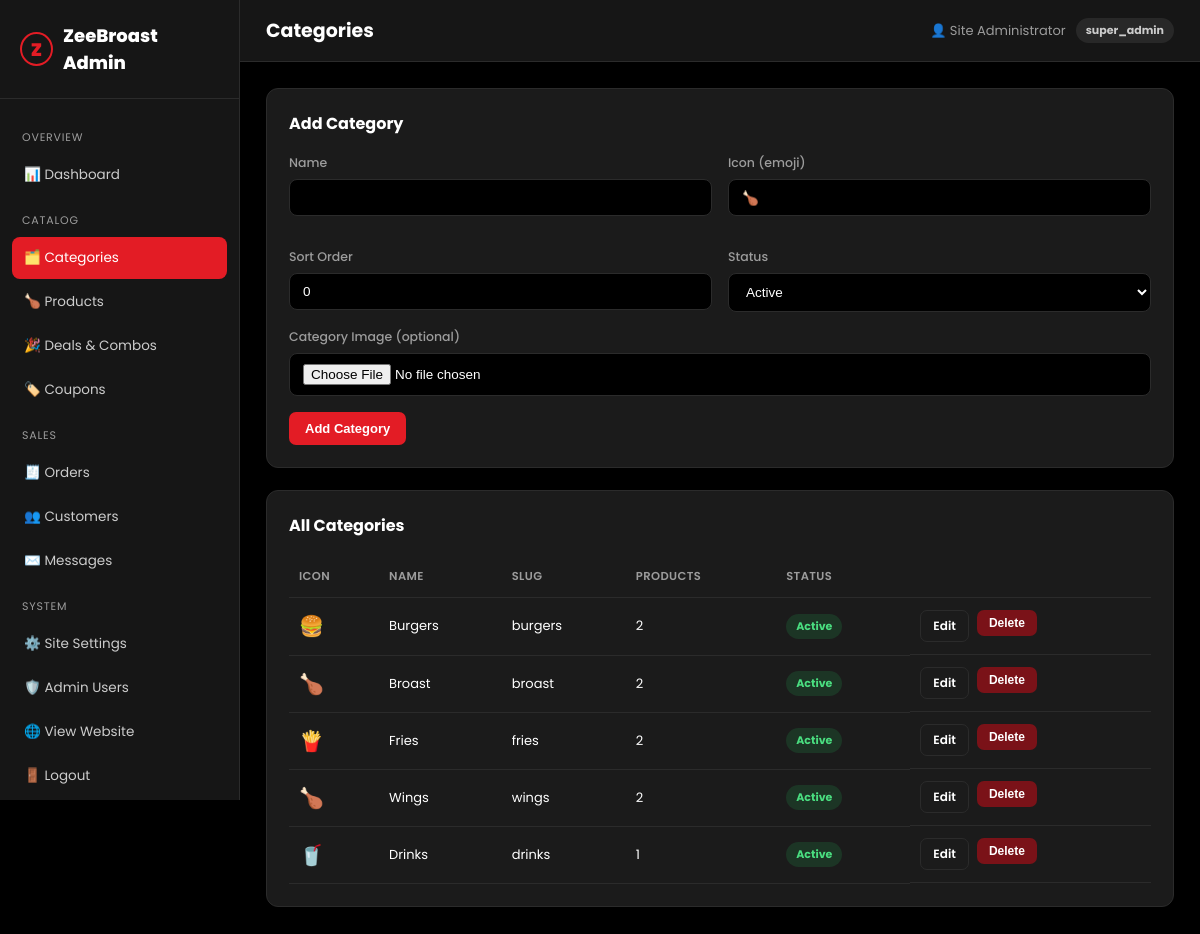
Screenshot of /admin/categories.php (signed in) with the database file from the repository.
### tables this page shows
CREATE TABLE `categories` (
  `id` INT UNSIGNED NOT NULL AUTO_INCREMENT,
  `name` VARCHAR(100) NOT NULL,
  `slug` VARCHAR(120) NOT NULL,
  `icon` VARCHAR(60) NULL COMMENT 'emoji or icon class used as visual placeholder',
  `image` VARCHAR(255) NULL,
  `sort_order` INT NOT NULL DEFAULT 0,
  `status` ENUM('active','inactive') NOT NULL DEFAULT 'active',
  `created_at` TIMESTAMP NOT NULL DEFAULT CURRENT_TIMESTAMP,
  PRIMARY KEY (`id`),
  UNIQUE KEY `uq_category_slug` (`slug`)
);

### includes/functions.php (called while the page is built, shortened)
<?php
function e(?string $value): string
{
    return htmlspecialchars($value ?? '', ENT_QUOTES, 'UTF-8');
}
function base_url(string $path = ''): string
{
    return BASE_URL . '/' . ltrim($path, '/');
}
function is_admin_logged_in(): bool
{
    return !empty($_SESSION['admin_id']);
}
function current_admin(): ?array
{
    static $admin = null;
    if ($admin === null) {
        $stmt = db()->prepare('SELECT id, full_name, email, role FROM admin_users WHERE id = ?');
        $stmt->execute([$_SESSION['admin_id']]);
        $admin = $stmt->fetch() ?: null;
    }
    return $admin;
}

### config/database.php (called while the page is built, shortened)
<?php
function db(): PDO
{
    static $pdo = null;
    if ($pdo === null) {
        $dsn = 'mysql:host=' . DB_HOST . ';dbname=' . DB_NAME . ';charset=' . DB_CHARSET;
        $options = [
            PDO::ATTR_ERRMODE            => PDO::ERRMODE_EXCEPTION,
            PDO::ATTR_DEFAULT_FETCH_MODE => PDO::FETCH_ASSOC,
            PDO::ATTR_EMULATE_PREPARES   => false,
        ];
        try {
            $pdo = new PDO($dsn, DB_USER, DB_PASS, $options);
        } catch (PDOException $e) {
            die('Database connection failed. Please try again later.');
        }
    }
    return $pdo;
}

### admin/categories.php (the view, shortened to what this page needs)
<?php
$admin_page_title = 'Categories';
$active_admin = 'categories';
$pdo = db();
$editing = null;
$categories = $pdo->query('SELECT c.*, (SELECT COUNT(*) FROM products p WHERE p.category_id = c.id) AS product_count FROM categories c ORDER BY sort_order')->fetchAll();
require_once __DIR__ . '/includes/header.php';
?>
<div class="panel">
  <div class="panel-head"><h2><?= $editing ? 'Edit Category' : 'Add Category' ?></h2></div>
  <form method="post" enctype="multipart/form-data">
    <div class="form-grid">
      <div class="form-group"><label>Name</label><input class="form-control" name="name" value="<?= e($editing['name'] ?? '') ?>" required></div>
      <div class="form-group"><label>Icon (emoji)</label><input class="form-control" name="icon" value="<?= e($editing['icon'] ?? '🍗') ?>"></div>
      <div class="form-group"><label>Sort Order</label><input class="form-control" type="number" name="sort_order" value="<?= (int)($editing['sort_order'] ?? 0) ?>"></div>
      <div class="form-group"><label>Status</label>
        <select class="form-control" name="status">
          <option value="active" <?= ($editing['status'] ?? 'active') === 'active' ? 'selected' : '' ?>>Active</option>
        </select>
      </div>
    </div>
    <div class="form-group">
      <label>Category Image (optional)</label>
      <input class="form-control" type="file" name="image" accept="image/*">
    </div>
    <button type="submit" class="btn btn-primary"><?= $editing ? 'Update Category' : 'Add Category' ?></button>
  </form>
</div>
<div class="panel">
  <div class="panel-head"><h2>All Categories</h2></div>
  <table>
    <thead><tr><th>Icon</th><th>Name</th><th>Slug</th><th>Products</th><th>Status</th><th></th></tr></thead>
    <tbody>
      <?php foreach ($categories as $cat): ?>
      <tr>
        <td style="font-size:20px"><?= e($cat['icon']) ?></td>
        <td><?= e($cat['name']) ?></td>
        <td><?= e($cat['slug']) ?></td>
        <td><?= (int)$cat['product_count'] ?></td>
        <td><span class="badge <?= $cat['status'] === 'active' ? 'badge-green' : 'badge-gray' ?>"><?= e(ucfirst($cat['status'])) ?></span></td>
        <td style="display:flex;gap:8px">
          <a href="<?= base_url('admin/categories.php?edit=' . (int)$cat['id']) ?>" class="btn btn-outline btn-sm">Edit</a>
          <form method="post" onsubmit="return confirm('Delete this category and all its products?');">
            <button type="submit" class="btn btn-danger btn-sm">Delete</button>
          </form>
        </td>
      </tr>
      <?php endforeach; ?>
    </tbody>
  </table>
</div>
<?php require_once __DIR__ . '/includes/footer.php'; ?>

### admin/includes/header.php (shortened to what this page needs)
<?php
$admin = current_admin();
$active_admin = $active_admin ?? '';
?>
<!DOCTYPE html>
<html lang="en">
<head>
<link rel="stylesheet" href="<?= base_url('admin/assets/css/admin.css') ?>">
</head>
<body>
<aside class="admin-sidebar">
  <div class="brand"><span class="mark">Z</span> ZeeBroast Admin</div>
  <nav>
    <div class="group-label">Overview</div>
    <a href="<?= base_url('admin/index.php') ?>" class="<?= $active_admin === 'dashboard' ? 'active' : '' ?>">📊 Dashboard</a>
    <div class="group-label">Catalog</div>
    <a href="<?= base_url('admin/categories.php') ?>" class="<?= $active_admin === 'categories' ? 'active' : '' ?>">🗂️ Categories</a>
    <a href="<?= base_url('admin/products.php') ?>" class="<?= $active_admin === 'products' ? 'active' : '' ?>">🍗 Products</a>
    <a href="<?= base_url('admin/deals.php') ?>" class="<?= $active_admin === 'deals' ? 'active' : '' ?>">🎉 Deals &amp; Combos</a>
    <a href="<?= base_url('admin/coupons.php') ?>" class="<?= $active_admin === 'coupons' ? 'active' : '' ?>">🏷️ Coupons</a>
    <div class="group-label">Sales</div>
    <a href="<?= base_url('admin/orders.php') ?>" class="<?= $active_admin === 'orders' ? 'active' : '' ?>">🧾 Orders</a>
    <a href="<?= base_url('admin/customers.php') ?>" class="<?= $active_admin === 'customers' ? 'active' : '' ?>">👥 Customers</a>
    <a href="<?= base_url('admin/messages.php') ?>" class="<?= $active_admin === 'messages' ? 'active' : '' ?>">✉️ Messages</a>
    <div class="group-label">System</div>
    <a href="<?= base_url('admin/settings.php') ?>" class="<?= $active_admin === 'settings' ? 'active' : '' ?>">⚙️ Site Settings</a>
    <a href="<?= base_url('admin/admin-users.php') ?>" class="<?= $active_admin === 'admin-users' ? 'active' : '' ?>">🛡️ Admin Users</a>
    <a href="<?= base_url('index.php') ?>" target="_blank">🌐 View Website</a>
    <a href="<?= base_url('admin/logout.php') ?>">🚪 Logout</a>
  </nav>
</aside>
<div class="admin-main">
  <div class="admin-topbar">
    <h1><?= e($admin_page_title ?? 'Dashboard') ?></h1>
    <div class="admin-user">👤 <?= e($admin['full_name'] ?? '') ?> <span class="badge badge-gray"><?= e($admin['role'] ?? '') ?></span></div>
  </div>
  <div class="admin-content">

### admin/assets/css/admin.css (style rules this page uses)
:root { --bg: #000000; --panel: #161616; --card: #1b1b1b; --border: #2b2b2b; --red: #e31c25; --red-dark: #b7141b; --text: #fff; --muted: #9c9c9c; --radius: 12px; }
* { box-sizing: border-box; margin: 0; padding: 0; }
body { font-family: 'Poppins', sans-serif; background: #000000; color: var(--text); font-size: 14px; display: flex; min-height: 100vh; }
a { text-decoration: none; color: inherit; }
.admin-sidebar { width: 240px; background: var(--panel); border-right: 1px solid var(--border); position: sticky; top: 0; height: 100vh; overflow-y: auto; flex: none; }
.admin-sidebar .brand { padding: 22px 20px; display: flex; align-items: center; gap: 10px; font-weight: 800; font-size: 18px; border-bottom: 1px solid var(--border); }
.admin-sidebar .brand .mark { width: 34px; height: 34px; border-radius: 50%; border: 2px solid var(--red); display: flex; align-items: center; justify-content: center; color: var(--red); font-weight: 900; }
.admin-sidebar nav { padding: 16px 12px; }
.admin-sidebar nav .group-label { font-size: 11px; text-transform: uppercase; letter-spacing: .8px; color: var(--muted); padding: 14px 10px 8px; }
.admin-sidebar nav a { display: flex; align-items: center; gap: 10px; padding: 11px 12px; border-radius: 8px; font-size: 13.5px; color: #ccc; margin-bottom: 2px; }
.admin-sidebar nav a.active { background: var(--red); color: #fff; }
.admin-main { flex: 1; min-width: 0; }
.admin-topbar { display: flex; align-items: center; justify-content: space-between; padding: 16px 26px; border-bottom: 1px solid var(--border); background: var(--panel); }
.admin-topbar h1 { font-size: 19px; font-weight: 700; }
.admin-user { display: flex; align-items: center; gap: 10px; font-size: 13px; color: var(--muted); }
.admin-content { padding: 26px; }
.panel { background: var(--card); border: 1px solid var(--border); border-radius: var(--radius); padding: 22px; margin-bottom: 22px; }
.panel-head { display: flex; align-items: center; justify-content: space-between; margin-bottom: 18px; }
.panel-head h2 { font-size: 16px; font-weight: 700; }
table { width: 100%; border-collapse: collapse; }
th, td { text-align: left; padding: 12px 10px; font-size: 13px; border-bottom: 1px solid var(--border); }
th { color: var(--muted); font-weight: 600; font-size: 11.5px; text-transform: uppercase; letter-spacing: .4px; }
.btn { display: inline-flex; align-items: center; gap: 6px; padding: 9px 16px; border-radius: 7px; font-weight: 600; font-size: 13px; border: none; cursor: pointer; }
.btn-primary { background: var(--red); color: #fff; }
.btn-outline { background: transparent; border: 1px solid var(--border); color: #fff; }
.btn-sm { padding: 6px 12px; font-size: 12px; }
.btn-danger { background: #7a1218; color: #fff; }
.badge { display: inline-flex; padding: 4px 10px; border-radius: 20px; font-size: 11px; font-weight: 700; }
.badge-green { background: rgba(34,197,94,.15); color: #4ade80; }
.badge-gray { background: rgba(255,255,255,.08); color: #ccc; }
.form-group { margin-bottom: 16px; }
.form-group label { display: block; font-size: 12.5px; color: var(--muted); margin-bottom: 7px; font-weight: 500; }
.form-control, select.form-control, textarea.form-control { width: 100%; background: var(--bg); border: 1px solid var(--border); border-radius: 8px; padding: 10px 13px; color: #fff; font-size: 13.5px; }
.form-grid { display: grid; grid-template-columns: 1fr 1fr; gap: 16px; }

### rows the page displays
categories: icon "🍔", name "Burgers", slug "burgers", product_count "2", status "Active"
categories: icon "🍗", name "Broast", slug "broast", product_count "2", status "Active"
categories: icon "🍟", name "Fries", slug "fries", product_count "2", status "Active"
categories: icon "🍗", name "Wings", slug "wings", product_count "2", status "Active"
categories: icon "🥤", name "Drinks", slug "drinks", product_count "1", status "Active"

### other values shown
$admin_page_title "Categories"
$admin['full_name'] "Site Administrator"
$admin['role'] "super_admin"
